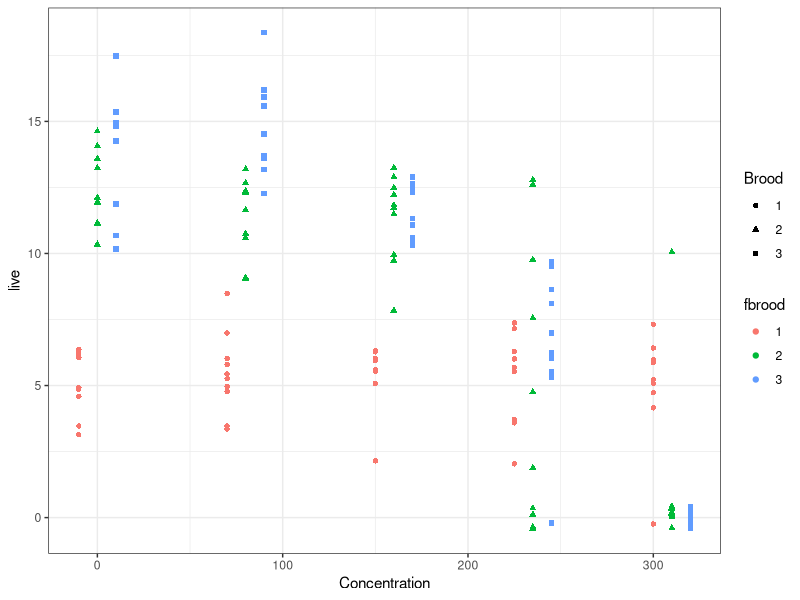

R code for this plot:
## ---- chunk 1
knitr::opts_chunk$set(comment=NA, 
                      echo = TRUE,
                      fig.path="figs/",
                      dev = 'svglite',  
                      fig.ext = ".svg",
                      warning=FALSE, 
                      message=FALSE)
knitr::opts_knit$set(global.par = TRUE)
## ---- chunk 2
par(mgp=c(1.5,0.5,0), mar=c(3.1,3.1,0.1,0), pch=20)
ggplot2::theme_set(ggplot2::theme_bw())
## ---- chunk 3
library(ggplot2)
## ---- chunk 4
#| label: nitrofendat
data(nitrofen, package="boot")
head(nitrofen)
## ---- chunk 5
lnitrofen = data.frame(conc = rep(nitrofen$conc,each=3),
  live = as.numeric(t(as.matrix(nitrofen[,2:4]))),
  id = rep(1:50,each=3),
  brood = rep(1:3,50))
head(lnitrofen)
## ---- chunk 6
#| label: fig-nitrodat
#| fig-cap: "The number of live offspring varies with the concentration of Nitrofen and the brood number."
lnitrofen$jconc <- lnitrofen$conc + rep(c(-10,0,10),50)
lnitrofen$fbrood = factor(lnitrofen$brood)
ggplot(lnitrofen, aes(x=jconc,y=live, shape=fbrood, color=fbrood)) + 
       geom_point(position = position_jitter(w = 0, h = 0.5)) + 
       xlab("Concentration") + labs(shape = "Brood")
## ---- chunk 7
library(lme4)
lnitrofen$brood = factor(lnitrofen$brood)
glmod <- glmer(live ~ I(conc/300)*brood + (1|id), nAGQ=25, 
             family=poisson, data=lnitrofen)
summary(glmod, correlation = FALSE)
## ---- chunk 8
library(glmmTMB)
## ---- chunk 9
gtmod <- glmmTMB(live ~ I(conc/300)*brood + (1|id), 
             family=poisson, data=lnitrofen)
summary(gtmod)
## ---- chunk 10
sessionInfo()
